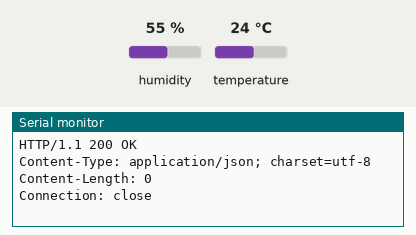
A sketch run on a simulated ESP8266 (NodeMCU). Shown: the last lines printed to the serial monitor. Inputs (shaded band) come from the test bench; at power-on: humidity 55 %, temperature 24 °C. WiFi joins after 1.5 s; servers stay silent unless stated; uploads are accepted with an empty reply.

Above: at 2.7 s.
2.8 s: humidity set to 22 %
At 2.94 s:
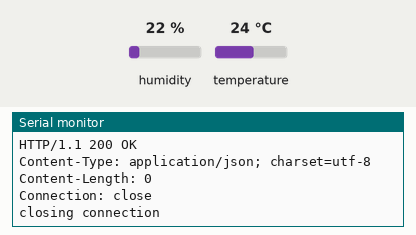
6.1 s: temperature set to 12 °C
At 7.7 s:
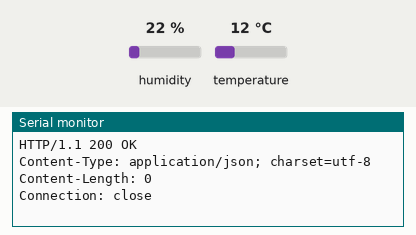
9.4 s: humidity set to 40 %
At 10.55 s:
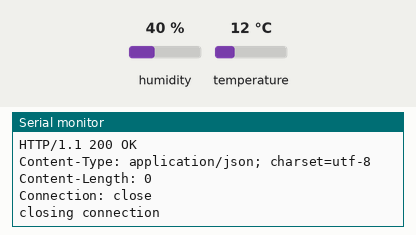
Timing chart, 0 to 12.4 s (numbered marks = the images above; inputs shaded):
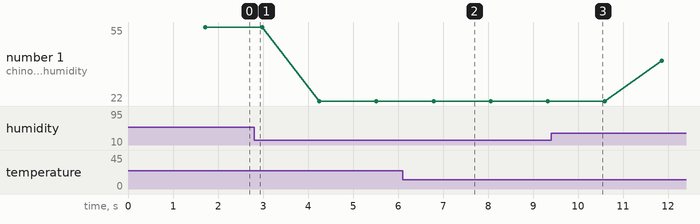

Measured:
- after the input at 6.1 s, the serial monitor: prints a new line after 0.69 s (image 2)
- plotted number 1: 55 → 22 after the input at 2.8 s, 22 → 40 after the input at 9.4 s

The sketch:

final_ch4_1.ino
```cpp
#include <ESP8266WiFi.h>
#include "DHT.h"

// Wi-Fi network SSID and password
const char* ssid = "IoT Lab";
const char* password = "csiot335";

// Host
const char* host = "dweet.io";

#define DHTPIN 2 // what digital pin DHT22 is connected to
#define DHTTYPE DHT22 // DHT 11 sensor

DHT dht(DHTPIN, DHTTYPE);

void setup() {
  // Serial
  Serial.begin(115200); // initialize serial interface
  dht.begin(); // initialize DHT22 sensor
  delay(10);

  // We start by connecting to a WiFi network
  Serial.println();
  Serial.println();
  Serial.print("connecting to ");
  Serial.println(ssid);
  WiFi.begin(ssid, password);
  while (WiFi.status() != WL_CONNECTED) {
    delay(500);
    Serial.print(".");
  }
  Serial.println("");
  Serial.println("WiFi connected");
  Serial.println("IP address: ");
  Serial.println(WiFi.localIP());
}

void loop() {
  // Use WiFiClient class to create TCP connections
  WiFiClient client;
  const int httpPort = 80;
  if (!client.connect(host, httpPort)) {
    Serial.println("connection failed");
    return;
  }
  // Read sensor inputs
  // get humidity reading
  float h = dht.readHumidity();
  // get tempeature reading in Celsius
  float t = dht.readTemperature();
  // Check if any reads failed an exit early (to try again).
  while (isnan(h) || isnan(t)) {
    Serial.println("Failed to read from DHT sensor!");
    delay(200); // delay before next measurements
    // get the measurement once more
    h = dht.readHumidity();
    t = dht.readTemperature();
  }
  // We now create a URI for the request
  String url = "/dweet/for/chinode?humidity=";
  url += String(h);
  url += "&temperature=";
  url += String(t);

  // Send request
  Serial.print("Requesting URL: ");
  Serial.println(url);
  client.print(String("GET ") + url + " HTTP/1.1\r\n" +
     "Host: " + host + "\r\n" +
     "Connection: close\r\n\r\n");
  unsigned long timeout = millis();
  while (client.available() == 0) {
    if (millis() - timeout > 5000) {
      Serial.println(">>> Client Timeout !");
      client.stop();
      return;
    }
  }
  // Read all the lines from the answer
  while (client.available()) {
    String line = client.readStringUntil('\r');
    Serial.print(line);
  }
  // close connecting
  Serial.println();
  Serial.println("closing connection");
}
```
